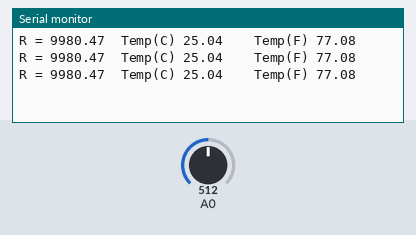
The sketch below on a simulated Arduino Uno, built with avr-gcc and run on an emulated ATmega328P. On the bench: the last lines printed to the serial monitor. The test bench sets the inputs (shaded band); at power-on: A0 = 512.

Above: at 1.3 s.
1.4 s: A0 set to 0
At 1.9 s:
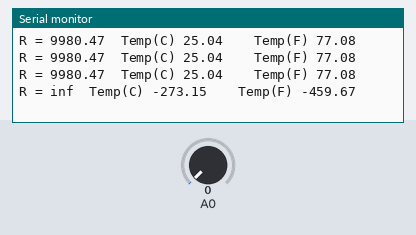
3.5 s: A0 set to 122
At 3.9 s:
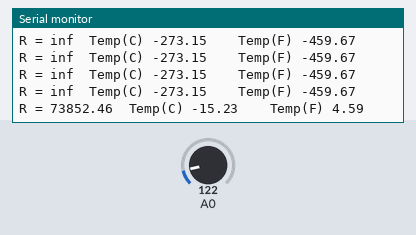

The sketch:

SimpleTherm.ino
```cpp
/* Temp sensor based on thermistor
 * adapted from elegoo lesson 15
 * Circuit: 5V - thermistor - 10K resistor - Gnd
 * A0 connected at junction between 10K and thermistor
 * UW ESP4T
*/

void setup()
{
  Serial.begin(9600);
}
void loop()
{
  int vDivider = analogRead(A0);  //read voltage divider output
  float Rt = 10000.0 * ((1023.0 / vDivider - 1));  //thermistor resistance
  float logRt = log(Rt);
  //Use Steinhart-Hart equation to compute temp - degree Kelvin
  float tempK = 1/(0.001129148+(0.000234125+(0.0000000876741*logRt*logRt))*logRt);
  float tempC = tempK - 273.15;            // Convert Kelvin to Celsius
  float tempF = (tempC * 9.0) / 5.0 + 32.0; // Convert Celsius to Fahrenheit

  Serial.print("R = ");          // Display thermistor resistance
  Serial.print(Rt);
  Serial.print("  Temp(C) ");    // Display Temperature in C
  Serial.print(tempC);
  Serial.print("    Temp(F) ");  // Display Temperature in F
  Serial.println(tempF);
  delay(500);

  //To use serial plotter, replace above Serial prints with the following:
  //Serial.println(tempF);
  //delay(50);
}
```

Measured:
- after the input at 1.4 s, the serial monitor: prints a new line after 0.11 s (image 1)
- after the input at 3.5 s, the serial monitor: prints a new line at once (image 2)
